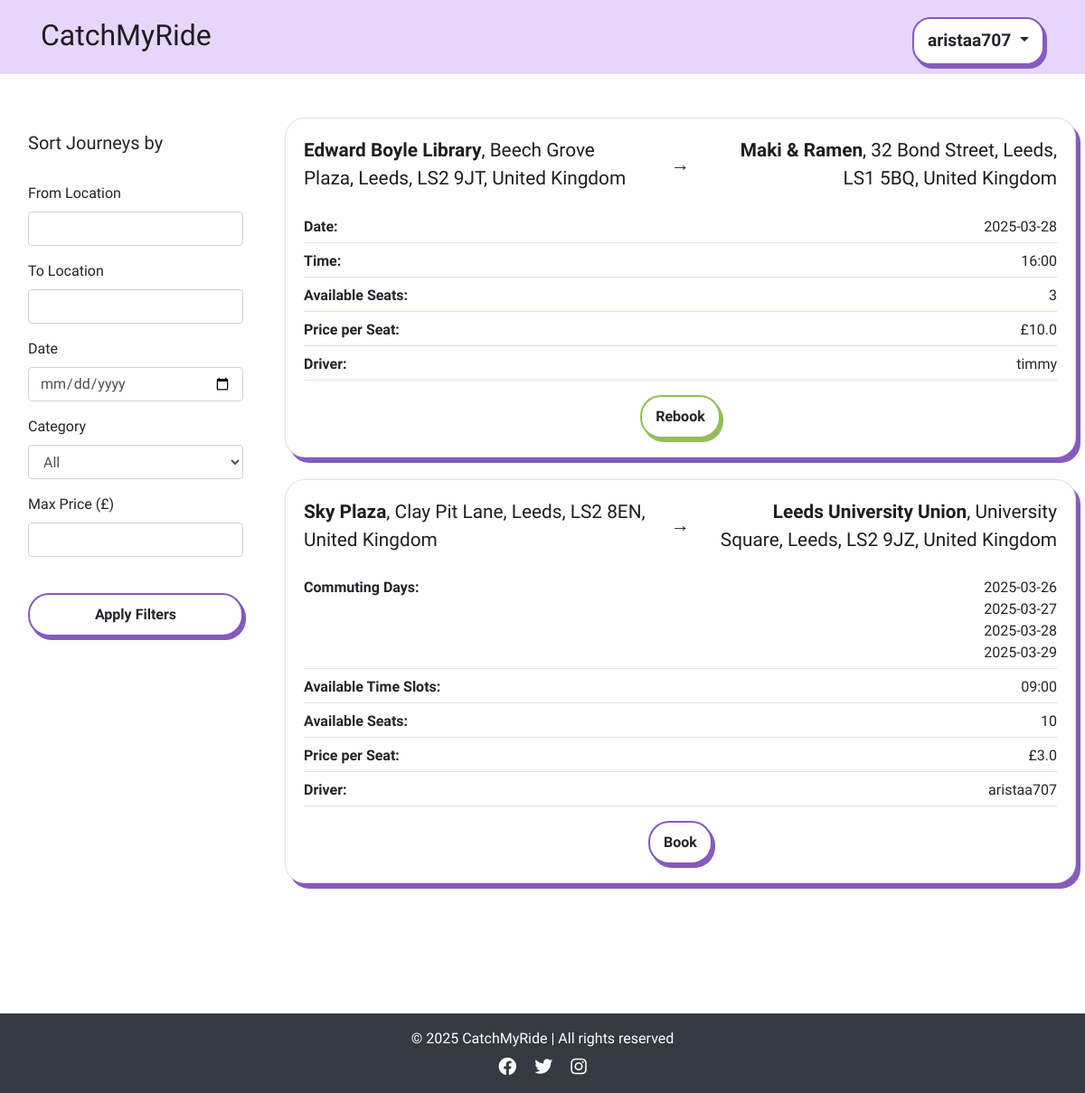
The app's page /view_journeys (signed in), older data.
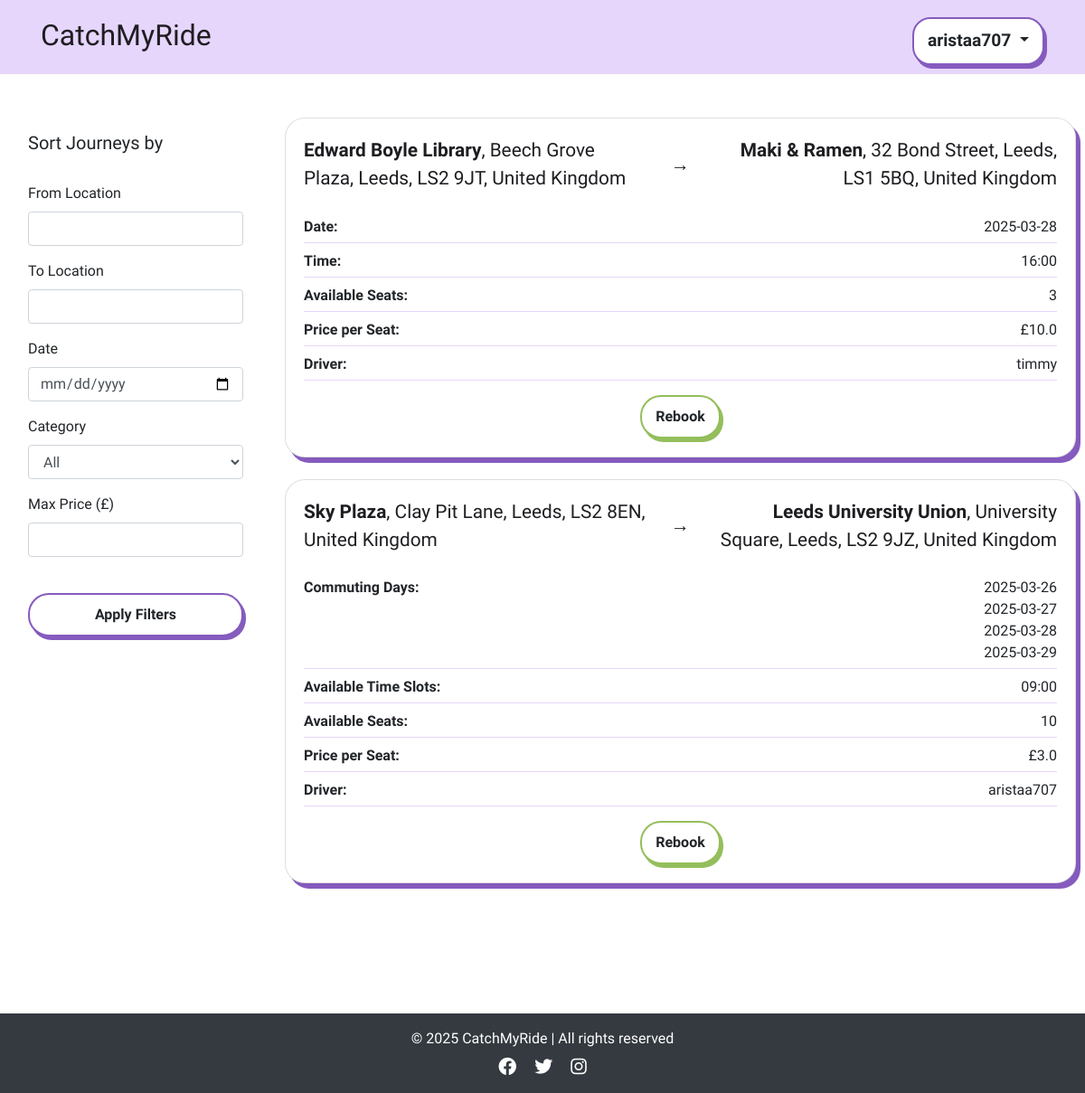
The same page, newer data.
### app/models.py (models this page shows, shortened)
class User(db.Model, UserMixin):
    id = db.Column(db.Integer, primary_key=True)
    username = db.Column(db.String(100), unique=True, nullable=False)
    email = db.Column(db.String(150), unique=True, nullable=False)
    password_hash = db.Column(db.String(200), nullable=False)
    is_active = db.Column(db.Boolean, default=True) # to check if the user activation (user authentication)
    published_rides = db.relationship('publish_ride', backref='driver', lazy=True)
    booked_rides = db.relationship('publish_ride', secondary=passenger_rides, backref='passengers')

class publish_ride(db.Model):
    id = db.Column(db.Integer, primary_key=True)
    driver_id = db.Column(db.Integer, db.ForeignKey('user.id'), nullable=False)
    driver_name = db.Column(db.String(100), nullable=False)  # Added Driver Name
    from_location = db.Column(db.String(200), nullable=False)
    to_location = db.Column(db.String(200), nullable=False)
    date_time = db.Column(db.DateTime, nullable=True)  # Now optional
    available_seats_per_date = db.Column(db.JSON, nullable=True)
    price_per_seat = db.Column(db.Float, nullable=False)
    category = db.Column(db.String(50), nullable=False)
    recurrence_dates = db.Column(db.String(255), nullable=True)
    commute_times = db.Column(db.String(255), nullable=True)  # Stores commute time slots
    is_available = db.Column(db.Boolean, default=True)

### app/views.py (the view)
@app.route('/view_journeys')
def view_journeys():
    db.session.commit()
    db.session.expire_all()
    journeys = publish_ride.query.all()
    booked_journey_ids = set()
    if current_user.is_authenticated:
        booked_journey_ids = {booking.ride_id for booking in book_ride.query.filter_by(user_id=current_user.id).all()}
    for journey in journeys:
        try:
            journey.seat_tracking = json.loads(journey.available_seats_per_date) if journey.available_seats_per_date else {}
        except (json.JSONDecodeError, TypeError):
            journey.seat_tracking = {}  # Prevent errors if data is invalid
        journey.user_has_booked = journey.id in booked_journey_ids
    return render_template('view_journeys.html', journeys=journeys, user=current_user)

### app/views.py (called while the page is built)
@app.before_request
def check_redirect_after_login():
    if 'redirect_after_login' in session and current_user.is_authenticated:
        redirect_path = session.pop('redirect_after_login')
        return redirect(redirect_path)

@login_manager.user_loader
def load_user(user_id):
    return User.query.get(int(user_id))

@app.context_processor
def inject_user():
    return dict(user=current_user)

### app/templates/view_journeys.html (shortened to what this page needs)
{% extends "base.html" %}
{% block content %}
<div class="container-fluid my-5">
    <div class="row">
        <div class="col-md-3">
            <div class="filter-sidebar p-3">
                <h5>Sort Journeys by</h5>
                <br>
                <form id="journeyFilters">
                    <div class="mb-3">
                        <label for="filterFrom" class="form-label">From Location</label>
                        <input type="text" class="form-control" id="filterFrom">
                    </div>
                    <div class="mb-3">
                        <label for="filterTo" class="form-label">To Location</label>
                        <input type="text" class="form-control" id="filterTo">
                    </div>
                    <div class="mb-3">
                        <label for="filterDate" class="form-label">Date</label>
                        <input type="date" class="form-control" id="filterDate">
                    </div>
                    <div class="mb-3">
                        <label for="filterCategory" class="form-label">Category</label>
                        <select class="form-control" id="filterCategory">
                            <option value="">All</option>
                        </select>
                    </div>
                    <div class="mb-3">
                        <label for="filterPrice" class="form-label">Max Price (£)</label>
                        <input type="number" class="form-control" id="filterPrice">
                    </div>
                    <br>
                    <button type="button" id="applyFilters" class="btn btn-base btn-one w-100">Apply Filters</button>
                </form>
            </div>
        </div>
        <div class="col-md-9 card-list-container">
            {% if journeys %}
                <div class="row">
                    {% for journey in journeys %}
                        <div class="col-12 mb-4">
                            <div class="card">
                                <div class="card-body">
                                    <div class="journey-title-container">
                                        <div class="from">
                                            <strong>{{ journey.from_location.split(',')[0] }}</strong>{{ journey.from_location.replace(journey.from_location.split(',')[0], '') }}
                                        </div>
                                        <div class="arrow">→</div>
                                        <div class="to">
                                            <strong>{{ journey.to_location.split(',')[0] }}</strong>{{ journey.to_location.replace(journey.to_location.split(',')[0], '') }}
                                        </div>
                                    </div>
                                    <div class="journey-details">
                                        {% if journey.category == "one-time" %}
                                            <div class="detail-item">
                                                <span class="detail-heading">Date:</span>
                                                <span>{{ journey.date_time.strftime('%Y-%m-%d') }}</span>
                                            </div>
                                            <div class="detail-item">
                                                <span class="detail-heading">Time:</span>
                                                <span>{{ journey.date_time.strftime('%H:%M') }}</span>
                                            </div>
                                        {% elif journey.category == "commuting" %}
                                            <div class="detail-item">
                                                <span class="detail-heading">Commuting Days:</span>
                                                <ul class="date-list">
                                                    {% for date in journey.recurrence_dates.split(',') %}
                                                    <li>{{ date.strip() }}</li>
                                                    {% endfor %}
                                                </ul>
                                            </div>
                                            <div class="detail-item">
                                                <span class="detail-heading">Available Time Slots:</span>
                                                <span>
                                                    {% if journey.commute_times %}
                                                        {{ journey.commute_times | replace(',', ', ') }}
                                                    {% else %}
                                                        N/A
                                                    {% endif %}
                                                </span>
                                            </div>
                                        {% endif %}
                                        <div class="detail-item">
                                            <span class="detail-heading">Available Seats:</span>
                                            <span>{{ journey.seat_tracking.values() | max if journey.seat_tracking else 0 }}</span>
                                        </div>
                                        <div class="detail-item">
                                            <span class="detail-heading">Price per Seat:</span>
                                            <span>£{{ journey.price_per_seat }}</span>
                                        </div>
                                        <div class="detail-item">
                                            <span class="detail-heading">Driver:</span>
                                            <span>{{ journey.driver_name }}</span>
                                        </div>
                                    </div>
                                    <div class="text-center mt-3">
                                        {% if user and journey.user_has_booked %}
                                            {% if journey.category == "one-time" %}
                                                <form action="{{ url_for('book_onetime', ride_id=journey.id) }}" method="get">
                                            {% elif journey.category == "commuting" %}
                                                <form action="{{ url_for('book_commuting', ride_id=journey.id) }}" method="get">
                                            {% endif %}
                                            <button type="submit" class="btn btn-base btn-green">Rebook</button>
                                        </form>
                                        {% else %}
                                            {% if journey.seat_tracking and journey.seat_tracking.values() | max > 0 %}
                                                {% if user.is_authenticated %}
                                                    {% if journey.category == "one-time" %}
                                                        <form action="{{ url_for('book_onetime', ride_id=journey.id) }}" method="get">
                                                    {% elif journey.category == "commuting" %}
                                                        <form action="{{ url_for('book_commuting', ride_id=journey.id) }}" method="get">
                                                    {% endif %}
                                                    <button type="submit" class="btn btn-base btn-one">Book</button>
                                                </form>
                                                {% else %}
                                                    <a href="{{ url_for('login') }}" class="btn btn-base btn-blue" data-bs-target="#loginModal" data-bs-toggle="modal" data-bs-dismiss="modal">Log in to Book</a>
                                                {% endif %}
                                            {% else %}
                                                <button class="btn btn-base btn-red" disabled>Fully Booked</button>
                                            {% endif %}
                                        {% endif %}
                                    </div>
                                </div>
                            </div>
                        </div>
                    {% endfor %}
                </div>
            {% else %}
                <p class="text-center mt-4">No journeys available at the moment.</p>
            {% endif %}
        </div>
    </div>
</div>
{% endblock %}

### app/templates/base.html (shortened to what this page needs)
<!DOCTYPE html>
<html lang="en">
<head>
    <link rel="stylesheet" href="https://stackpath.bootstrapcdn.com/bootstrap/4.2.1/css/bootstrap.min.css">
    <link rel="stylesheet" href="{{ url_for('static', filename='style.css') }}">
    <link rel="stylesheet" href="https://cdnjs.cloudflare.com/ajax/libs/font-awesome/6.0.0-beta3/css/all.min.css">
    <link href='https://unpkg.com/boxicons@2.1.4/css/boxicons.min.css' rel='stylesheet'>
    <link rel="stylesheet" href="https://cdn.jsdelivr.net/npm/flatpickr/dist/flatpickr.min.css">
    <link rel="stylesheet" href="https://unpkg.com/leaflet/dist/leaflet.css" />
</head>
<body class="{% block body_class %}{% endblock %}">
    <div class="flex-wrapper">
    <nav class="navbar">
        <div class="container navbar-container d-flex align-items-baseline justify-content-between">
            <a class="navbar-brand navbar-logo" href="/" aria-label="Catch My Ride Logo" title="Go to home page">
                CatchMyRide
            </a>
            <div class="dropdown">
                {% if user.is_authenticated %}
                    <button class="btn btn-base btn-profile dropdown-toggle" type="button" id="profileDropdown" data-bs-toggle="dropdown" aria-haspopup="true" aria-expanded="false">
                        {{ user.username }}
                    </button>
                {% endif %}
            </div>
        </div>
    </nav>
    <main>
        {% block content %}{% endblock %}
    </main>
    <br>
    <footer class="bg-dark text-white text-center py-3 mt-5">
        <div class="container">
            <p class="mb-0">© 2025 CatchMyRide | All rights reserved</p>
            <div class="social-links mt-2">
                <a href="#" class="text-white mx-2"><i class="fa-brands fa-facebook fa-lg"></i></a>
                <a href="#" class="text-white mx-2"><i class="fa-brands fa-twitter fa-lg"></i></a>
                <a href="#" class="text-white mx-2"><i class="fa-brands fa-instagram fa-lg"></i></a>
            </div>
        </div>
    </footer>
</body>
</html>

### app/static/style.css (style rules this page uses)
body { margin: 0; background-color: #fff; font-family: "Oxanium", serif; font-weight: 300; }
i { font-size: 1.2rem; }
.navbar .container { display: flex; flex-direction: row; align-items: center; justify-content: space-between; }
.navbar { background-color: #e6d6fc; text-align: center; padding: 10px 0; }
.navbar-logo, .navbar-logo:hover { color: #1f1d21; font-family: "Shrikhand", serif; font-size: 2rem; }
.btn-base { padding: 10px 15px; border-radius: 23px; font-weight: bold; transition: all 0.2s ease-in-out; background-color: white; color: var(--text-color); border: 2px solid var(--border-color); box-shadow: 3px 4px 0px var(--shadow-color); }
.btn-one { --color: #1f1d21; --border-color: #855bbe; --shadow-color: #855bbe; --bg-color: #e6d6fc; }
.btn-profile { --color: #1f1d21; --border-color: #855bbe; --bg-color: #e6d6fc; --shadow-color: #855bbe; font-size: 1.2rem; border-radius: 20px; }
.btn-green { --color: #1f1d21; --border-color: #94BE5B; --bg-color: #C9DEAD; --shadow-color: #94BE5B; }
.card { border-radius: 22px; box-shadow: 5px 6px 0px #855bbe; transition: transform 0.2s ease-in-out; }
.card-list-container { max-height: 80vh; overflow-y: auto; overflow-x: hidden; padding-right: 10px; }
.card .text-center { margin-top: 15px; }
.journey-title-container { display: flex; justify-content: space-between; align-items: center; text-align: center; font-size: 1.3rem; font-weight: 400; color: #1f1d21; margin-bottom: 25px; flex-wrap: nowrap; overflow-x: hidden; gap: 1rem; }
.journey-title-container .from { flex: 1; text-align: left; }
.journey-title-container .to { flex: 1; text-align: right; }
.journey-title-container .arrow { width: 40px; text-align: center; font-weight: bold; display: flex; align-items: center; justify-content: center; }
.journey-details { display: flex; flex-direction: column; gap: 8px; }
.detail-item { display: flex; justify-content: space-between; border-bottom: 1px solid #e6d6fc; padding-bottom: 5px; }
.date-list { margin: 0; }
.date-list li { display: block; }
.detail-heading { font-weight: 600; }

Row changes from the older to the newer data that the page shows:
changed publish_ride "Sky Plaza": text "Book" → "Rebook"
